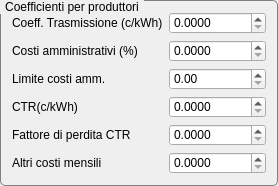
           <widget class="QGroupBox" name="groupCoeffVendita">
            <property name="sizePolicy">
             <sizepolicy hsizetype="Expanding" vsizetype="Expanding">
              <horstretch>0</horstretch>
              <verstretch>0</verstretch>
             </sizepolicy>
            </property>
            <property name="maximumSize">
             <size>
              <width>16777215</width>
              <height>16777215</height>
             </size>
            </property>
            <property name="toolTip">
             <string/>
            </property>
            <property name="styleSheet">
             <string notr="true">QGroupBox::title {
     subcontrol-origin: margin;
     subcontrol-position: top left; /* position at the top center */
     padding: 0 3px;
      
 }
QGroupBox {
      
     border: 1px solid gray;
     border-radius: 5px;
     margin-top: 2ex; /* leave space at the top for the title */
 }</string>
            </property>
            <property name="title">
             <string>Coefficienti per produttori</string>
            </property>
            <layout class="QGridLayout" name="gridLayout_8">
             <item row="0" column="0">
              <widget class="QLabel" name="label_31">
               <property name="toolTip">
                <string>&lt;p&gt;Coefficiente del corrisp. passivo di trasmissione&lt;/p&gt;</string>
               </property>
               <property name="text">
                <string>Coeff. Trasmissione (c/kWh)</string>
               </property>
              </widget>
             </item>
             <item row="0" column="1">
              <widget class="QDoubleSpinBox" name="dPerditaTrasmissione">
               <property name="toolTip">
                <string>&lt;p&gt;Coefficiente del corrisp. passivo di trasmissione&lt;/p&gt;</string>
               </property>
               <property name="decimals">
                <number>4</number>
               </property>
               <property name="maximum">
                <double>1000000000.000000000000000</double>
               </property>
              </widget>
             </item>
             <item row="3" column="0">
              <widget class="QLabel" name="label_34">
               <property name="toolTip">
                <string>&lt;p&gt;Corrispettivo CTR&lt;/p&gt;</string>
               </property>
               <property name="text">
                <string>CTR(c/kWh)</string>
               </property>
              </widget>
             </item>
             <item row="3" column="1">
              <widget class="QDoubleSpinBox" name="dCTRkWh">
               <property name="toolTip">
                <string>&lt;p&gt;Corrispettivo CTR&lt;/p&gt;</string>
               </property>
               <property name="decimals">
                <number>4</number>
               </property>
               <property name="maximum">
                <double>1000000000.000000000000000</double>
               </property>
              </widget>
             </item>
             <item row="4" column="0">
              <widget class="QLabel" name="label_36">
               <property name="toolTip">
                <string>&lt;p&gt;Coefficiente moltiplicativo relativo al CTR dell'energia immessa&lt;/p&gt;</string>
               </property>
               <property name="text">
                <string>Fattore di perdita CTR </string>
               </property>
               <property name="wordWrap">
                <bool>true</bool>
               </property>
              </widget>
             </item>
             <item row="5" column="0">
              <widget class="QLabel" name="label_35">
               <property name="toolTip">
                <string>&lt;p&gt;Altri costi fissi quali Misura &lt;/p&gt;</string>
               </property>
               <property name="text">
                <string>Altri costi mensili</string>
               </property>
              </widget>
             </item>
             <item row="5" column="1">
              <widget class="QDoubleSpinBox" name="dAltriCostiMensili">
               <property name="sizePolicy">
                <sizepolicy hsizetype="Minimum" vsizetype="Fixed">
                 <horstretch>0</horstretch>
                 <verstretch>0</verstretch>
                </sizepolicy>
               </property>
               <property name="toolTip">
                <string>&lt;p&gt;Altri costi fissi quali Misura &lt;/p&gt;</string>
               </property>
               <property name="decimals">
                <number>4</number>
               </property>
               <property name="maximum">
                <double>1000000000.000000000000000</double>
               </property>
              </widget>
             </item>
             <item row="1" column="1">
              <widget class="QDoubleSpinBox" name="dCostiAmm">
               <property name="toolTip">
                <string>&lt;p&gt; Percentuale del controvalore dell'energia ritirata imputata come costo amministrativo&lt;/p&gt;</string>
               </property>
               <property name="decimals">
                <number>4</number>
               </property>
               <property name="maximum">
                <double>100.000000000000000</double>
               </property>
              </widget>
             </item>
             <item row="1" column="0">
              <widget class="QLabel" name="label_79">
               <property name="toolTip">
                <string>&lt;p&gt; Percentuale del controvalore dell'energia ritirata imputata come costo amministrativo&lt;/p&gt;</string>
               </property>
               <property name="text">
                <string>Costi amministrativi (%)</string>
               </property>
              </widget>
             </item>
             <item row="2" column="0">
              <widget class="QLabel" name="label_80">
               <property name="toolTip">
                <string>&lt;p&gt;Limite dei costi amministrativi &lt;/p&gt;</string>
               </property>
               <property name="text">
                <string>Limite costi amm.</string>
               </property>
              </widget>
             </item>
             <item row="2" column="1">
              <widget class="QDoubleSpinBox" name="dLimitCostiAmm">
               <property name="toolTip">
                <string>&lt;p&gt;Limite dei costi amministrativi &lt;/p&gt;</string>
               </property>
               <property name="maximum">
                <double>1000000000.000000000000000</double>
               </property>
              </widget>
             </item>
             <item row="4" column="1">
              <widget class="QDoubleSpinBox" name="dFattCTR">
               <property name="sizePolicy">
                <sizepolicy hsizetype="Minimum" vsizetype="Fixed">
                 <horstretch>0</horstretch>
                 <verstretch>0</verstretch>
                </sizepolicy>
               </property>
               <property name="toolTip">
                <string>&lt;p&gt;Coefficiente moltiplicativo relativo al CTR dell'energia immessa&lt;/p&gt;</string>
               </property>
               <property name="decimals">
                <number>4</number>
               </property>
               <property name="maximum">
                <double>1000000000.000000000000000</double>
               </property>
              </widget>
             </item>
            </layout>
           </widget>
